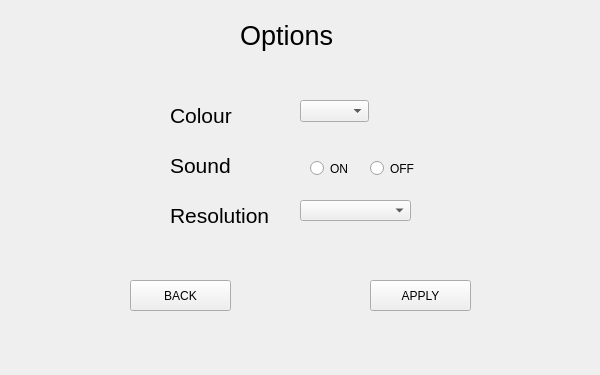
<?xml version="1.0" encoding="UTF-8"?>
<ui version="4.0">
 <class>Form</class>
 <widget class="QWidget" name="Form">
  <property name="geometry">
   <rect>
    <x>0</x>
    <y>0</y>
    <width>600</width>
    <height>375</height>
   </rect>
  </property>
  <property name="focusPolicy">
   <enum>Qt::StrongFocus</enum>
  </property>
  <property name="windowTitle">
   <string>Bomberman</string>
  </property>
  <property name="autoFillBackground">
   <bool>false</bool>
  </property>
  <widget class="QLabel" name="label_options">
   <property name="geometry">
    <rect>
     <x>240</x>
     <y>20</y>
     <width>171</width>
     <height>31</height>
    </rect>
   </property>
   <property name="font">
    <font>
     <pointsize>20</pointsize>
    </font>
   </property>
   <property name="text">
    <string>Options</string>
   </property>
  </widget>
  <widget class="QPushButton" name="button_apply">
   <property name="geometry">
    <rect>
     <x>370</x>
     <y>280</y>
     <width>101</width>
     <height>31</height>
    </rect>
   </property>
   <property name="mouseTracking">
    <bool>true</bool>
   </property>
   <property name="focusPolicy">
    <enum>Qt::ClickFocus</enum>
   </property>
   <property name="contextMenuPolicy">
    <enum>Qt::ActionsContextMenu</enum>
   </property>
   <property name="autoFillBackground">
    <bool>false</bool>
   </property>
   <property name="text">
    <string>APPLY</string>
   </property>
   <property name="checkable">
    <bool>false</bool>
   </property>
   <property name="checked">
    <bool>false</bool>
   </property>
   <property name="flat">
    <bool>false</bool>
   </property>
  </widget>
  <widget class="QPushButton" name="button_back">
   <property name="geometry">
    <rect>
     <x>130</x>
     <y>280</y>
     <width>101</width>
     <height>31</height>
    </rect>
   </property>
   <property name="mouseTracking">
    <bool>true</bool>
   </property>
   <property name="focusPolicy">
    <enum>Qt::ClickFocus</enum>
   </property>
   <property name="contextMenuPolicy">
    <enum>Qt::ActionsContextMenu</enum>
   </property>
   <property name="autoFillBackground">
    <bool>false</bool>
   </property>
   <property name="text">
    <string>BACK</string>
   </property>
   <property name="checkable">
    <bool>false</bool>
   </property>
   <property name="checked">
    <bool>false</bool>
   </property>
   <property name="flat">
    <bool>false</bool>
   </property>
  </widget>
  <widget class="QLabel" name="label_color">
   <property name="geometry">
    <rect>
     <x>170</x>
     <y>100</y>
     <width>101</width>
     <height>31</height>
    </rect>
   </property>
   <property name="font">
    <font>
     <pointsize>16</pointsize>
    </font>
   </property>
   <property name="text">
    <string>Colour</string>
   </property>
  </widget>
  <widget class="QRadioButton" name="radioButton_ON">
   <property name="geometry">
    <rect>
     <x>310</x>
     <y>160</y>
     <width>82</width>
     <height>17</height>
    </rect>
   </property>
   <property name="text">
    <string>ON</string>
   </property>
  </widget>
  <widget class="QRadioButton" name="radioButton_OFF">
   <property name="geometry">
    <rect>
     <x>370</x>
     <y>160</y>
     <width>82</width>
     <height>17</height>
    </rect>
   </property>
   <property name="text">
    <string>OFF</string>
   </property>
  </widget>
  <widget class="QLabel" name="label_sound">
   <property name="geometry">
    <rect>
     <x>170</x>
     <y>150</y>
     <width>101</width>
     <height>31</height>
    </rect>
   </property>
   <property name="font">
    <font>
     <pointsize>16</pointsize>
    </font>
   </property>
   <property name="text">
    <string>Sound</string>
   </property>
  </widget>
  <widget class="QLabel" name="label_resolution">
   <property name="geometry">
    <rect>
     <x>170</x>
     <y>200</y>
     <width>101</width>
     <height>31</height>
    </rect>
   </property>
   <property name="font">
    <font>
     <pointsize>16</pointsize>
    </font>
   </property>
   <property name="text">
    <string>Resolution</string>
   </property>
  </widget>
  <widget class="QComboBox" name="comboBox_colour">
   <property name="geometry">
    <rect>
     <x>300</x>
     <y>100</y>
     <width>69</width>
     <height>22</height>
    </rect>
   </property>
  </widget>
  <widget class="QComboBox" name="comboBox_resolution">
   <property name="geometry">
    <rect>
     <x>300</x>
     <y>200</y>
     <width>111</width>
     <height>21</height>
    </rect>
   </property>
  </widget>
 </widget>
 <resources/>
 <connections/>
</ui>
